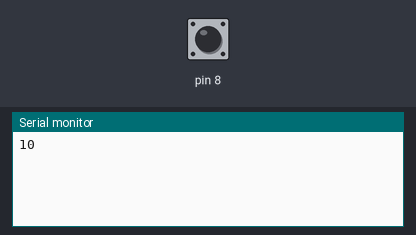
A sketch run on a simulated Arduino Uno, built with avr-gcc and run on an emulated ATmega328P. On the bench: the last lines printed to the serial monitor. The test bench sets the inputs (shaded band); at power-on: pin 8 HIGH.

Above: at 1.2 s.
1.3 s: pin 8 pulled LOW for 0.15 s
At 2.5 s:
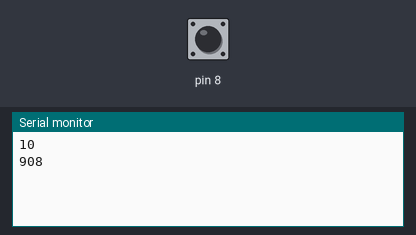
2.9 s: pin 8 pulled LOW for 1 s
At 4.1 s:
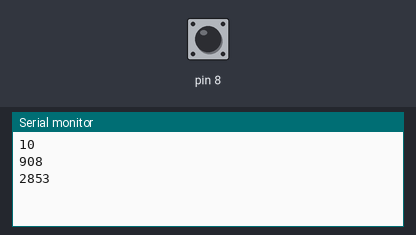
5.4 s: pin 8 pulled LOW for 0.15 s
At 7.0 s:
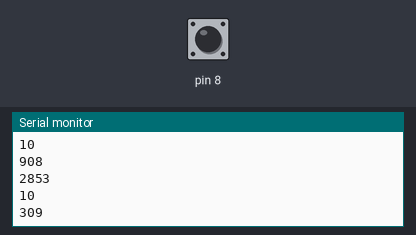
Timing chart, 0 to 8.5 s (numbered marks = the images above; inputs shaded):
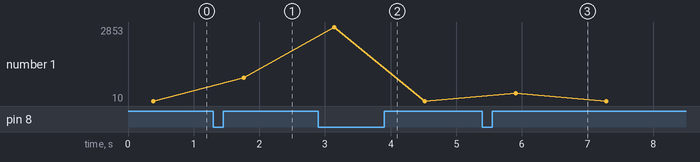

Measured:
- after the input at 1.3 s, the serial monitor: prints a new line after 0.46 s (image 1)
- after the input at 2.9 s, the serial monitor: prints a new line after 0.24 s (image 2)
- after the input at 5.4 s, the serial monitor: prints a new line after 0.50 s (image 3)
- plotted number 1: 10 → 908 after the input at 1.3 s

The sketch:

capacitance_sensor.ino
```cpp
#include <CapacitiveSensor.h>

/*
 * CapitiveSense Library Demo Sketch
 * Paul Badger 2008
 * Uses a high value resistor e.g. 10 megohm between send pin and receive pin
 * Resistor effects sensitivity, experiment with values, 50 kilohm - 50 megohm. Larger resistor values yield larger sensor values.
 * Receive pin is the sensor pin - try different amounts of foil/metal on this pin
 * Best results are obtained if sensor foil and wire is covered with an insulator such as paper or plastic sheet
 */

#define SIZE_OF_AVERAGE_WINDOW 30

//CapacitiveSensor   cs_4_2 = CapacitiveSensor(4,2);        // 10 megohm resistor between pins 4 & 2, pin 2 is sensor pin, add wire, foil
//CapacitiveSensor   cs_4_5 = CapacitiveSensor(4,5);        // 10 megohm resistor between pins 4 & 6, pin 6 is sensor pin, add wire, foil
CapacitiveSensor   cs_4_8 = CapacitiveSensor(4,8);        // 10 megohm resistor between pins 4 & 8, pin 8 is sensor pin, add wire, foil

int i = 0;
int dataSet[SIZE_OF_AVERAGE_WINDOW];

void setup()
{

   //cs_4_8.set_CS_AutocaL_Millis(0xFFFFFFFF);     // turn off autocalibrate on channel 1 - just as an example
   Serial.begin(57600);

}

void loop()
{
    long start = millis();
    //long total1 =  cs_4_2.capacitiveSensor(30);
    //long total2 =  cs_4_5.capacitiveSensor(30);
    long total3 =  cs_4_8.capacitiveSensor(30);

    dataSet[i] = (int)total3;
    i++;

    if (i == 30) {
      i = 0;

      int j = 0;
      long average = 0;
      for (j = 0; j < SIZE_OF_AVERAGE_WINDOW; j++) {
        average = average + dataSet[j];
      }
      average = average / SIZE_OF_AVERAGE_WINDOW;
      Serial.println(average);
      delay(1000);
    } else {
      delay(10);
    }

    //Serial.print(millis() - start);        // check on performance in milliseconds
    //Serial.print("\t");                    // tab character for debug window spacing

    //Serial.print(total1);                  // print sensor output 1
    //Serial.print("\t");
    //Serial.print(total2);                  // print sensor output 2
    //Serial.print("\t");
    //Serial.println(total3);                // print sensor output 3

    //delay(100);                             // arbitrary delay to limit data to serial port
}
```
